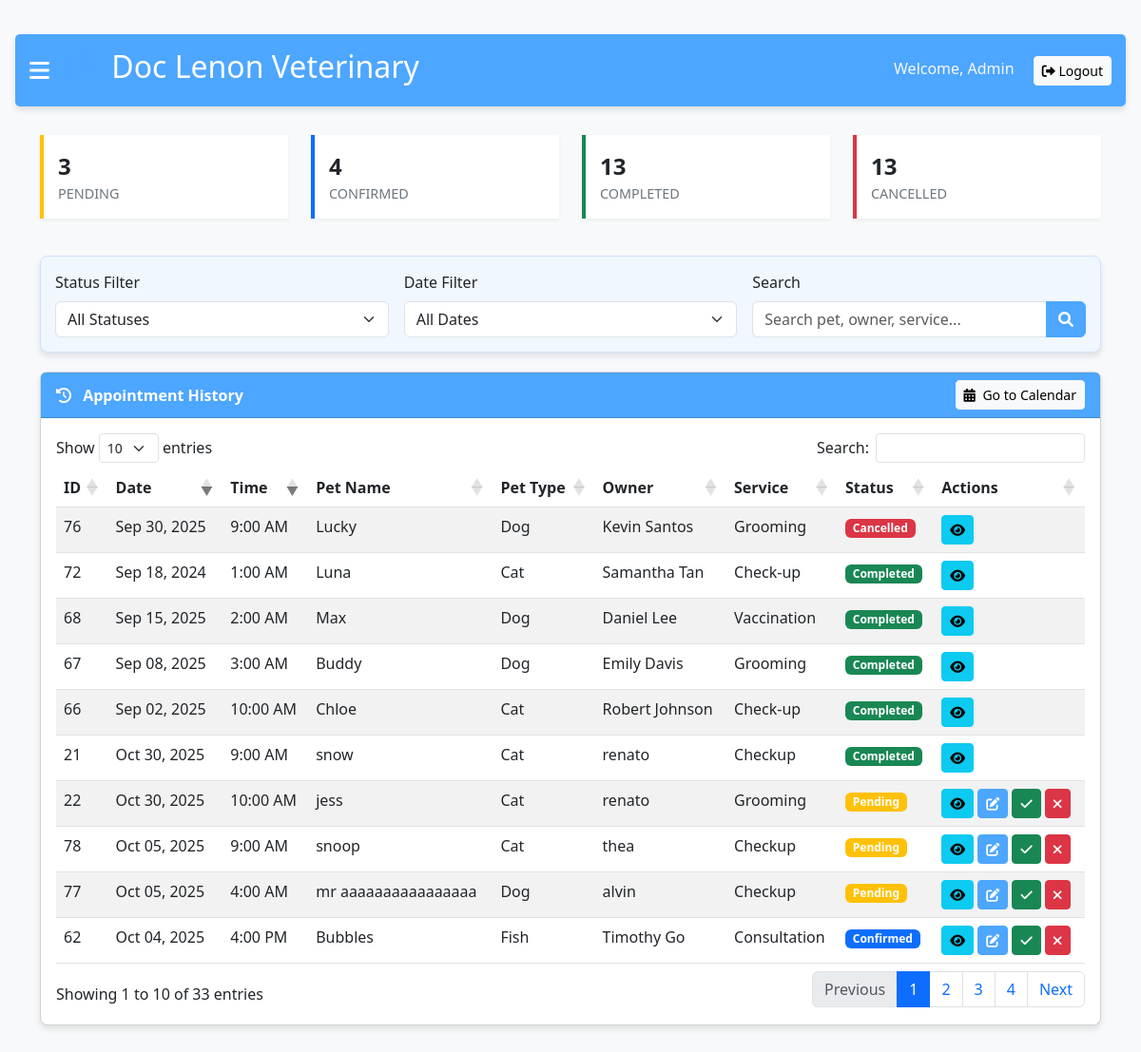
The app's page /history.php (signed in) with its own data.
### tables this page shows
CREATE TABLE `appointments` (
  `id` int(11) NOT NULL,
  `appointment_date` date NOT NULL,
  `appointment_time` time NOT NULL,
  `pet_name` varchar(100) NOT NULL,
  `pet_type` varchar(50) NOT NULL,
  `owner_name` varchar(100) NOT NULL,
  `owner_phone` varchar(20) NOT NULL,
  `service_type` varchar(50) NOT NULL,
  `notes` text DEFAULT NULL,
  `status` varchar(20) DEFAULT 'Pending',
  `created_at` timestamp NOT NULL DEFAULT current_timestamp()
);

### history.php (the view, shortened to what this page needs)
<?php
$servername = "localhost";
$username = "root";
$password = "";
$dbname = "taho";
$conn = new mysqli($servername, $username, $password, $dbname);
$status_filter = isset($_GET['status']) ? $_GET['status'] : 'all';
$date_filter = isset($_GET['date_filter']) ? $_GET['date_filter'] : 'all';
$search = isset($_GET['search']) ? $conn->real_escape_string($_GET['search']) : '';
$sql = "SELECT id, appointment_date, appointment_time, pet_name, pet_type, owner_name, owner_phone, service_type, notes, status, created_at
        FROM appointments WHERE 1=1";
$sql .= " ORDER BY appointment_date DESC, appointment_time DESC";
$result = $conn->query($sql);
$appointments = [];
if ($result && $result->num_rows > 0) {
    while ($row = $result->fetch_assoc()) {
        $appointments[] = $row;
    }
}
$stats_sql = "SELECT
                COUNT(*) as total,
                SUM(CASE WHEN status = 'Pending' THEN 1 ELSE 0 END) as pending,
                SUM(CASE WHEN status = 'Confirmed' THEN 1 ELSE 0 END) as confirmed,
                SUM(CASE WHEN status = 'Completed' THEN 1 ELSE 0 END) as completed,
                SUM(CASE WHEN status = 'Cancelled' THEN 1 ELSE 0 END) as cancelled,
                SUM(CASE WHEN appointment_date < CURDATE() THEN 1 ELSE 0 END) as past,
                SUM(CASE WHEN appointment_date = CURDATE() THEN 1 ELSE 0 END) as today,
                SUM(CASE WHEN appointment_date > CURDATE() THEN 1 ELSE 0 END) as upcoming
              FROM appointments";
$stats_result = $conn->query($stats_sql);
$stats = $stats_result->fetch_assoc();
?>
<!DOCTYPE html>
<html lang="en">
<head>
    <link href="https://cdn.jsdelivr.net/npm/bootstrap@5.3.0-alpha1/dist/css/bootstrap.min.css" rel="stylesheet">
    <link rel="stylesheet" href="https://cdnjs.cloudflare.com/ajax/libs/font-awesome/6.0.0/css/all.min.css">
    <link rel="stylesheet" href="https://cdn.datatables.net/1.11.5/css/dataTables.bootstrap5.min.css">
</head>
<body>
    <div id="main" class="main-content">
        <div class="admin-header">
            <div class="d-flex align-items-center">
                <span class="burger-menu" onclick="openNav()">
                    <i class="fas fa-bars"></i>
                </span>
                <h2><i class="fas fa-paw paw-logo"></i> Doc Lenon Veterinary</h2>
            </div>
            <div>
                <span class="text-light me-3">Welcome, Admin</span>
                <a href="?logout=1" class="btn btn-light btn-sm">
                    <i class="fas fa-sign-out-alt"></i> Logout
                </a>
            </div>
        </div>
        <div class="container">
            <div class="row mb-4">
                <div class="col-md-3">
                    <div class="stats-card stats-card-pending">
                        <div class="stats-number"><?php echo $stats['pending']; ?></div>
                        <div class="stats-title">Pending</div>
                    </div>
                </div>
                <div class="col-md-3">
                    <div class="stats-card stats-card-confirmed">
                        <div class="stats-number"><?php echo $stats['confirmed']; ?></div>
                        <div class="stats-title">Confirmed</div>
                    </div>
                </div>
                <div class="col-md-3">
                    <div class="stats-card stats-card-completed">
                        <div class="stats-number"><?php echo $stats['completed']; ?></div>
                        <div class="stats-title">Completed</div>
                    </div>
                </div>
                <div class="col-md-3">
                    <div class="stats-card stats-card-cancelled">
                        <div class="stats-number"><?php echo $stats['cancelled']; ?></div>
                        <div class="stats-title">Cancelled</div>
                    </div>
                </div>
            </div>
            <div class="card filter-card">
                <form action="" method="GET" class="row g-3">
                    <div class="col-md-4">
                        <label for="status" class="form-label">Status Filter</label>
                        <select class="form-select" id="status" name="status">
                            <option value="all" <?php echo $status_filter === 'all' ? 'selected' : ''; ?>>All Statuses</option>
                        </select>
                    </div>
                    <div class="col-md-4">
                        <label for="date_filter" class="form-label">Date Filter</label>
                        <select class="form-select" id="date_filter" name="date_filter">
                            <option value="all" <?php echo $date_filter === 'all' ? 'selected' : ''; ?>>All Dates</option>
                        </select>
                    </div>
                    <div class="col-md-4">
                        <label for="search" class="form-label">Search</label>
                        <div class="input-group">
                            <input type="text" class="form-control" id="search" name="search" placeholder="Search pet, owner, service..." value="<?php echo htmlspecialchars($search); ?>">
                            <button class="btn btn-primary" type="submit">
                                <i class="fas fa-search"></i>
                            </button>
                        </div>
                    </div>
                </form>
            </div>
            <div class="card">
                <div class="card-header">
                    <div class="d-flex justify-content-between align-items-center">
                        <div>
                            <i class="fas fa-history me-2"></i> Appointment History
                        </div>
                        <div>
                            <a href="calendar.php" class="btn btn-sm btn-light">
                                <i class="fas fa-calendar-alt me-1"></i> Go to Calendar
                            </a>
                        </div>
                    </div>
                </div>
                <div class="card-body">
                    <div class="table-responsive">
                        <table id="appointmentHistoryTable" class="table table-striped table-hover">
                            <thead>
                                <tr>
                                    <th>ID</th>
                                    <th>Date</th>
                                    <th>Time</th>
                                    <th>Pet Name</th>
                                    <th>Pet Type</th>
                                    <th>Owner</th>
                                    <th>Service</th>
                                    <th>Status</th>
                                    <th>Actions</th>
                                </tr>
                            </thead>
                            <tbody>
                                <?php foreach ($appointments as $appointment): ?>
                                    <tr>
                                        <td><?php echo $appointment['id']; ?></td>
                                        <td><?php echo date('M d, Y', strtotime($appointment['appointment_date'])); ?></td>
                                        <td><?php echo date('g:i A', strtotime($appointment['appointment_time'])); ?></td>
                                        <td><?php echo htmlspecialchars($appointment['pet_name']); ?></td>
                                        <td><?php echo htmlspecialchars($appointment['pet_type']); ?></td>
                                        <td><?php echo htmlspecialchars($appointment['owner_name']); ?></td>
                                        <td><?php echo htmlspecialchars($appointment['service_type']); ?></td>
                                        <td>
                                            <?php
                                                $status_class = '';
                                                switch($appointment['status']) {
                                                    case 'Pending':
                                                        $status_class = 'bg-warning';
                                                        break;
                                                    case 'Confirmed':
                                                        $status_class = 'bg-primary';
                                                        break;
                                                    case 'Completed':
                                                        $status_class = 'bg-success';
                                                        break;
                                                    case 'Cancelled':
                                                        $status_class = 'bg-danger';
                                                        break;
                                                }
                                            ?>
                                            <span class="badge <?php echo $status_class; ?>"><?php echo $appointment['status']; ?></span>
                                        </td>
                                        <td>
                                            <button class="btn btn-sm btn-info" onclick="viewAppointmentDetails(<?php echo $appointment['id']; ?>)" title="View Details">
                                                <i class="fas fa-eye"></i>
                                            </button>
                                            <?php if ($appointment['status'] !== 'Completed' && $appointment['status'] !== 'Cancelled'): ?>
                                                <button class="btn btn-sm btn-primary" onclick="editAppointment(<?php echo $appointment['id']; ?>)" title="Edit">
                                                    <i class="fas fa-edit"></i>
                                                </button>
                                                <button class="btn btn-sm btn-success" onclick="updateStatus(<?php echo $appointment['id']; ?>, 'Completed')" title="Mark as Completed">
                                                    <i class="fas fa-check"></i>
                                                </button>
                                                <button class="btn btn-sm btn-danger" onclick="updateStatus(<?php echo $appointment['id']; ?>, 'Cancelled')" title="Cancel">
                                                    <i class="fas fa-times"></i>
                                                </button>
                                            <?php endif; ?>
                                        </td>
                                    </tr>
                                <?php endforeach; ?>
                            </tbody>
                        </table>
                    </div>
                </div>
            </div>
        </div>
    </div>
</body>
</html>

### history.php (style rules this page uses)
body { background-color: #f8f9fa; padding-top: 20px; overflow-x: hidden; }
.admin-header { background-color: #4DA6FF; color: white; padding: 15px; margin-bottom: 30px; border-radius: 5px; box-shadow: 0 4px 6px rgba(0, 0, 0, 0.1); display: flex; justify-content: space-between; align-items: center; }
.card { border-radius: 8px; box-shadow: 0 4px 6px rgba(0, 0, 0, 0.1); margin-bottom: 30px; }
.card-header { background-color: #4DA6FF; color: white; font-weight: bold; }
.btn-primary { background-color: #4DA6FF; border-color: #4DA6FF; }
.paw-logo { color: #4DA6FF; margin-right: 10px; }
.main-content { transition: margin-left .5s; padding: 16px; }
.burger-menu { font-size: 24px; cursor: pointer; color: white; margin-right: 15px; }
.filter-card { margin-bottom: 20px; padding: 15px; border-radius: 8px; background-color: #f0f7ff; border: 1px solid #cfe2ff; }
.stats-card { border-left: 4px solid; background-color: white; padding: 15px; margin-bottom: 15px; box-shadow: 0 2px 4px rgba(0,0,0,0.05); }
.stats-card-pending { border-left-color: #ffc107; }
.stats-card-confirmed { border-left-color: #0d6efd; }
.stats-card-completed { border-left-color: #198754; }
.stats-card-cancelled { border-left-color: #dc3545; }
.stats-number { font-size: 1.5rem; font-weight: bold; }
.stats-title { font-size: 0.9rem; color: #6c757d; text-transform: uppercase; }

### records on screen
appointments: id "22", appointment_date "Oct 30, 2025", appointment_time "10:00 AM", pet_name "jess", pet_type "Cat", owner_name "renato", service_type "Grooming", status "Pending"
appointments: id "21", appointment_date "Oct 30, 2025", appointment_time "9:00 AM", pet_name "snow", pet_type "Cat", owner_name "renato", service_type "Checkup", status "Completed"
appointments: id "78", appointment_date "Oct 05, 2025", appointment_time "9:00 AM", pet_name "snoop", pet_type "Cat", owner_name "thea", service_type "Checkup", status "Pending"
appointments: id "77", appointment_date "Oct 05, 2025", appointment_time "4:00 AM", pet_name "mr aaaaaaaaaaaaaaaa", pet_type "Dog", owner_name "alvin", service_type "Checkup", status "Pending"
appointments: id "62", appointment_date "Oct 04, 2025", appointment_time "4:00 PM", pet_name "Bubbles", pet_type "Fish", owner_name "Timothy Go", service_type "Consultation", status "Confirmed"
appointments: id "76", appointment_date "Sep 30, 2025", appointment_time "9:00 AM", pet_name "Lucky", pet_type "Dog", owner_name "Kevin Santos", service_type "Grooming", status "Cancelled"
appointments: id "68", appointment_date "Sep 15, 2025", appointment_time "2:00 AM", pet_name "Max", pet_type "Dog", owner_name "Daniel Lee", service_type "Vaccination", status "Completed"
appointments: id "67", appointment_date "Sep 08, 2025", appointment_time "3:00 AM", pet_name "Buddy", pet_type "Dog", owner_name "Emily Davis", service_type "Grooming", status "Completed"
appointments: id "66", appointment_date "Sep 02, 2025", appointment_time "10:00 AM", pet_name "Chloe", pet_type "Cat", owner_name "Robert Johnson", service_type "Check-up", status "Completed"
appointments: id "72", appointment_date "Sep 18, 2024", appointment_time "1:00 AM", pet_name "Luna", pet_type "Cat", owner_name "Samantha Tan", service_type "Check-up", status "Completed"

### other values on screen
$stats['pending'] "3"
$stats['confirmed'] "4"
$stats['completed'] "13"
$stats['cancelled'] "13"
